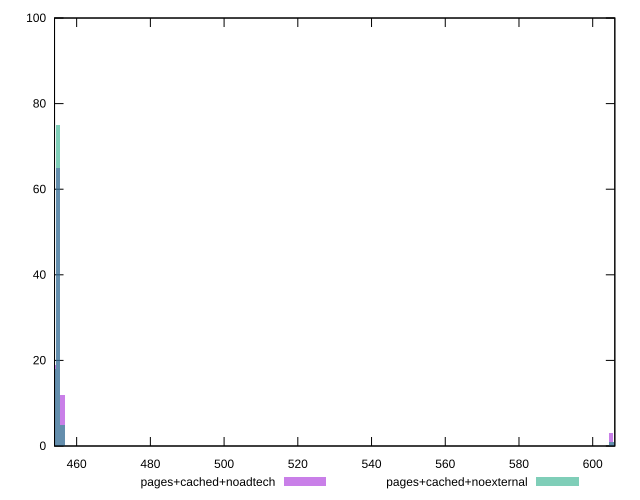

Source code (gnuplot):
reset
set terminal svg size 640, 500
set output "reprap/uses-rel-preload/comparison/histogram/4_vs_5.svg"

$pagesCachedNoadtech <<EOF
453.9196570194967 19
604.5522380794188 3
454.930613939362 65
455.9415708592272 12
605.5631949992841 1
EOF

$pagesCachedNoexternal <<EOF
454.930613939362 75
453.9196570194967 18
455.9415708592272 5
604.5522380794188 1
605.5631949992841 1
EOF

set key outside below
set boxwidth 1.0109569198652488
set yrange [0:100]
set style fill transparent solid 0.5 noborder

plot \
  $pagesCachedNoadtech title "pages+cached+noadtech" with boxes, \
  $pagesCachedNoexternal title "pages+cached+noexternal" with boxes, \


reset
